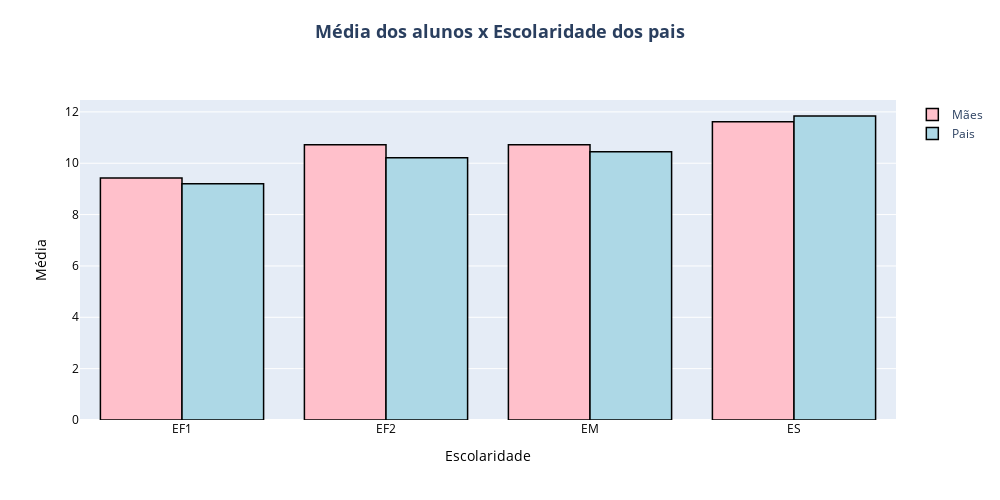

Write notebook code for a chart like this one.
### Code cell
médias_pais = pd.concat([df_edu.groupby(by='Medu').mean(
)['media'], df_edu.groupby(by='Fedu').mean()['media']], axis=1)
médias_pais.columns = ['Pai', 'Mãe']
Mulheres = go.Bar(x=['EF1', 'EF2', 'EM', 'ES'],
                  y=médias_pais['Mãe'][1:],
                  name='Mães',
                  marker_color='pink',
                  marker_line_color='black',
                  marker_line_width=1.5)
Pais = go.Bar(x=['EF1', 'EF2', 'EM', 'ES'],
              y=médias_pais['Pai'][1:],
              name='Pais',
              marker_color='lightblue',
              marker_line_color='black',
              marker_line_width=1.5)
data = [Mulheres, Pais]
layout = go.Layout(
    title={
        'text': '<b>Média dos alunos x Escolaridade dos pais<b>',
        'y': 0.95,
        'x': 0.5,
        'font_color': 'black'
    },
    width=1000,
    height=500,
    titlefont={'size': 18},
    yaxis={'title': 'Média','color' :'black'},
    xaxis={'title': 'Escolaridade','color' :'black'},
    title_x=0.5)
fig = go.Figure(data=data, layout=layout)
py.iplot(fig)

### Figure 1 — Plotly figure (JSON) as saved in the notebook; plotly's stock layout.template omitted (floating-point values rounded to 4 significant figures)
{"data": [{"marker": {"color": "pink", "line": {"color": "black", "width": 1.5}}, "name": "Mães", "type": "bar", "x": ["EF1", "EF2", "EM", "ES"], "y": [9.427, 10.72, 10.72, 11.62]}, {"marker": {"color": "lightblue", "line": {"color": "black", "width": 1.5}}, "name": "Pais", "type": "bar", "x": ["EF1", "EF2", "EM", "ES"], "y": [9.198, 10.22, 10.45, 11.84]}], "layout": {"height": 500, "title": {"font": {"size": 18}, "text": "<b>Média dos alunos x Escolaridade dos pais<b>", "x": 0.5, "y": 0.95}, "width": 1000, "xaxis": {"color": "black", "title": {"text": "Escolaridade"}}, "yaxis": {"color": "black", "title": {"text": "Média"}}}}
